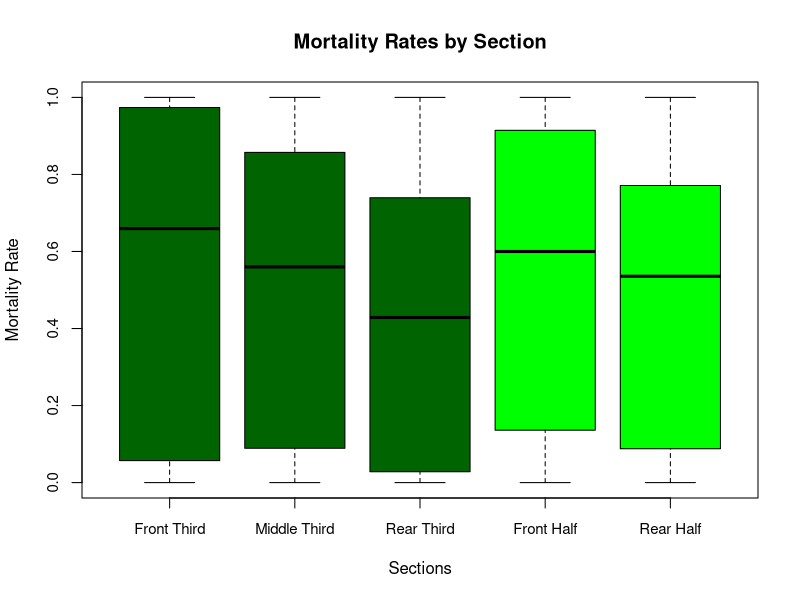
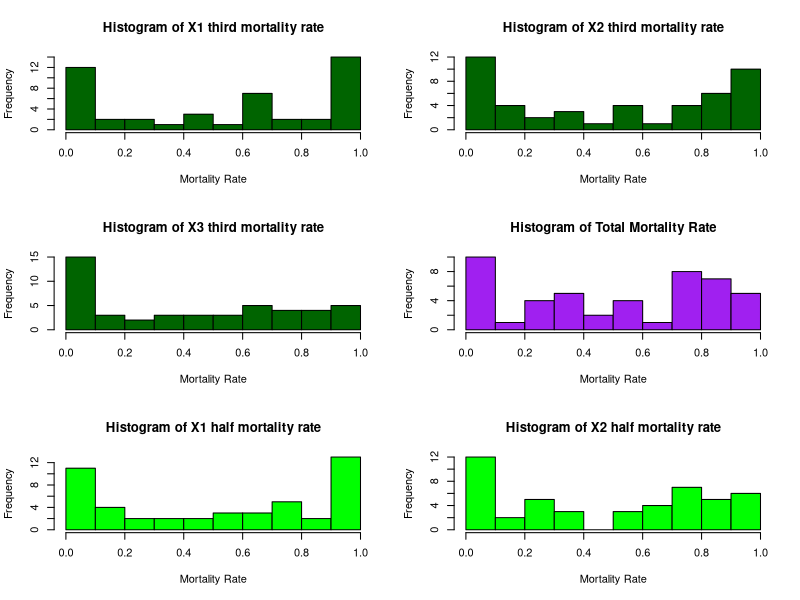
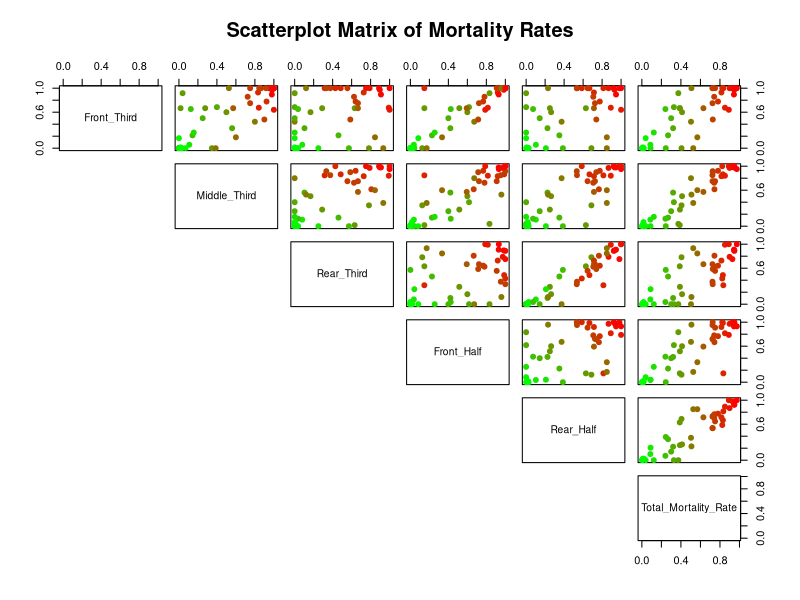
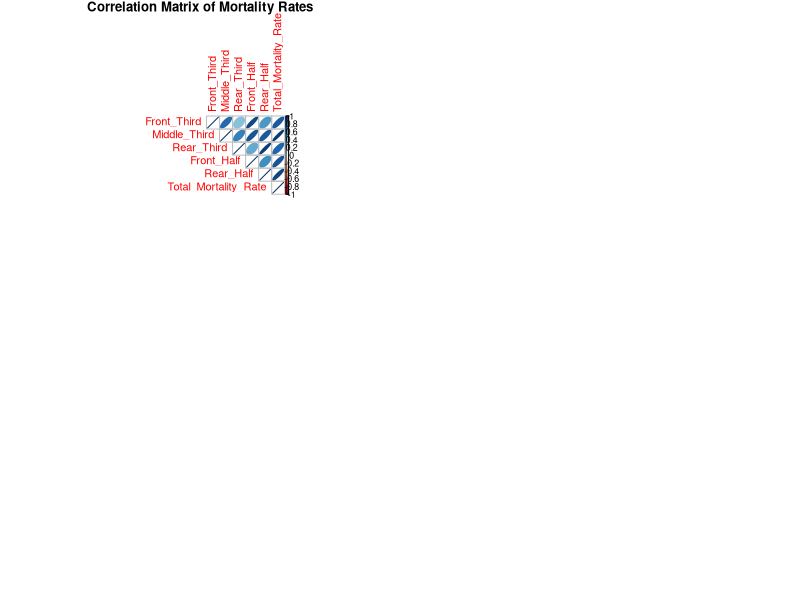

Source code (R) for these figures, in order:
## ---- chunk 1
knitr::opts_chunk$set(echo = TRUE)
## ---- chunk 2
accident_data <- read.csv("AllCREEP_cleaned_eng.csv")
str(accident_data)

## ---- chunk 3
# add a colum of # of passengers for each airplain section
accident_data <- within(accident_data, {
  X2.half.total  <- X2.half.minor  + X2.half.major  + X2.half.dead
  X1.half.total  <- X1.half.minor  + X1.half.major  + X1.half.dead
  X3.third.total <- X3.third.minor + X3.third.major + X3.third.dead
  X2.third.total <- X2.third.minor + X2.third.major + X2.third.dead
  X1.third.total <- X1.third.minor + X1.third.major + X1.third.dead
})

# now we transform the variables that are categorical into factors
factor_cols <- c("PhaseOfFlight", "Time", "Place", "HasFire", "Environment", 
                 "EnergyAbsorption", "CrushedFuselage", "RestraintIntact")

accident_data[factor_cols] <- lapply(accident_data[factor_cols], as.factor)
## ---- chunk 4
accident_data <- within(accident_data, {
  X1.third.mortality.rate <- X1.third.dead / X1.third.total
  X2.third.mortality.rate <- X2.third.dead / X2.third.total
  X3.third.mortality.rate <- X3.third.dead / X3.third.total
  X1.half.mortality.rate  <- X1.half.dead  / X1.half.total
  X2.half.mortality.rate  <- X2.half.dead  / X2.half.total
  Total.mortality.rate <- (X1.third.dead + X2.third.dead + X3.third.dead) / 
                          (X1.third.total + X2.third.total + X3.third.total)
})
## ---- chunk 5
with(accident_data, {
  boxplot(X1.third.mortality.rate, 
          X2.third.mortality.rate, 
          X3.third.mortality.rate, 
          X1.half.mortality.rate, 
          X2.half.mortality.rate, 
          names = c("Front Third", "Middle Third", "Rear Third", "Front Half", "Rear Half"),
          main = "Mortality Rates by Section",
          ylab = "Mortality Rate",
          xlab = "Sections",
          col = c("darkgreen", "darkgreen", "darkgreen", "green", "green"),
          cex.axis = 0.9)
})
## ---- chunk 6
# shapiro test for normality, p-value extrated and lableled
shapiro_results <- data.frame(
  Section = c("Front Third", "Middle Third", "Rear Third", "Front Half", "Rear Half"),
  P_Value = c(
    shapiro.test(accident_data$X1.third.mortality.rate)$p.value,
    shapiro.test(accident_data$X2.third.mortality.rate)$p.value,
    shapiro.test(accident_data$X3.third.mortality.rate)$p.value,
    shapiro.test(accident_data$X1.half.mortality.rate)$p.value,
    shapiro.test(accident_data$X2.half.mortality.rate)$p.value
  )
)
shapiro_results
## ---- chunk 7
par(mfrow = c(3, 2))

colums <- c("X1.third.mortality.rate","X2.third.mortality.rate" ,"X3.third.mortality.rate") 

for( c in colums){
  hist(accident_data[[c]],
       main = paste("Histogram of", gsub("\\.", " ", c)),
       xlab = "Mortality Rate",
       col = "darkgreen",
       border = "black",
       breaks = 10)
}

##histogram for total mortality rate
hist((accident_data$X1.third.dead + accident_data$X2.third.dead + accident_data$X3.third.dead) / 
       (accident_data$X1.third.total + accident_data$X2.third.total + accident_data$X3.third.total),
     main = "Histogram of Total Mortality Rate",
     xlab = "Mortality Rate",
     col = "purple",
     border = "black",
     breaks = 10)


colums_half <- c("X1.half.mortality.rate","X2.half.mortality.rate")

for( c in colums_half){
  hist(accident_data[[c]],
       main = paste("Histogram of", gsub("\\.", " ", c)),
       xlab = "Mortality Rate",
       col = "green",
       border = "black",
       breaks = 10)
}
## ---- chunk 8
library(corrplot)

# 1. Setup Data
correlation_matrix <- data.frame(
  Front_Third = accident_data$X1.third.mortality.rate,
  Middle_Third = accident_data$X2.third.mortality.rate,
  Rear_Third = accident_data$X3.third.mortality.rate,
  Front_Half = accident_data$X1.half.mortality.rate,
  Rear_Half = accident_data$X2.half.mortality.rate,
  Total_Mortality_Rate = accident_data$Total.mortality.rate
)

# 2. Create the Color Gradient Logic
# Create a palette generator that goes from Green -> Red
rbPal <- colorRampPalette(c("green", "red"))

# Map the Total_Mortality_Rate variable to 100 bins (shades of color)
# 'cut' divides the numeric range into intervals, returning the index (1-100)
# We use that index to pick the specific color from rbPal
point_colors <- rbPal(100)[as.numeric(cut(correlation_matrix$Total_Mortality_Rate, breaks = 100))]

# 3. Plot
scatterplot_matrix <- function(data) {
  pairs(data, 
        main = "Scatterplot Matrix of Mortality Rates",
        pch = 19, 
        # Pass the vector of colors we created
        col = point_colors,
        lower.panel = NULL) 
}

scatterplot_matrix(correlation_matrix)
## ---- chunk 9

corr_res <- cor(correlation_matrix, use = "complete.obs")
corrplot(corr_res, method = "ellipse", 
         title = "Correlation Matrix of Mortality Rates",
         mar = c(0,0,1,0),
         type = "upper")
## ---- chunk 10
# Kruskal-Wallis test for differences in mortality rates between sections (only thirds)
mortality_data_third <- data.frame(
  SectionThird = rep(c("Front Third", "Middle Third", "Rear Third"), each = nrow(accident_data)),
  MortalityRateThird = c(accident_data$X1.third.mortality.rate, 
                    accident_data$X2.third.mortality.rate, 
                    accident_data$X3.third.mortality.rate)
)

kruskal_result_third <- kruskal.test(MortalityRateThird ~ SectionThird, data = mortality_data_third)
kruskal_result_third

# Kruskal-Wallis test for differences in mortality rates between sections (only halves)
mortality_data_half <- data.frame(
  SectionHalf = rep(c("Front Half", "Rear Half"), each = nrow(accident_data)),
  MortalityRateHalf = c(accident_data$X1.half.mortality.rate, 
                    accident_data$X2.half.mortality.rate)
)

kruskal_result_half <- kruskal.test(MortalityRateHalf ~ SectionHalf, data = mortality_data_half)
kruskal_result_half
## ---- chunk 11

predictors <- ~ PhaseOfFlight + Time + Place + HasFire + Environment + 
                EnergyAbsorption + CrushedFuselage + RestraintIntact


glm_third_1 <- glm(update(predictors, 
                          cbind(X1.third.dead, X1.third.total - X1.third.dead) ~ .),
                   family = quasibinomial(link = "logit"),
                   data = accident_data)

glm_third_2 <- glm(update(predictors, 
                          cbind(X2.third.dead, X2.third.total - X2.third.dead) ~ .),
                   family = quasibinomial(link = "logit"),
                   data = accident_data)

glm_third_3 <- glm(update(predictors, 
                          cbind(X3.third.dead, X3.third.total - X3.third.dead) ~ .),
                   family = quasibinomial(link = "logit"),
                   data = accident_data)

glm_total <- glm(update( predictors, cbind(X1.third.dead + X2.third.dead + X3.third.dead, 
                       X1.third.total + X2.third.total + X3.third.total - 
                         (X1.third.dead + X2.third.dead + X3.third.dead)) ~ .),
                   family = quasibinomial(link = "logit"),
                   data = accident_data)
## ---- chunk 12
summary(glm_third_1)
summary(glm_third_2)
summary(glm_third_3)
summary(glm_total)
